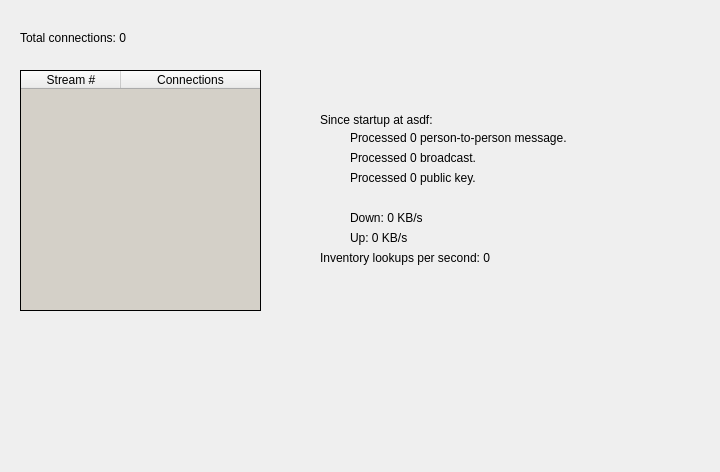
      <widget class="QWidget" name="networkstatus">
       <attribute name="icon">
        <iconset resource="bitmessage_icons.qrc">
         <normaloff>:/newPrefix/images/networkstatus.png</normaloff>:/newPrefix/images/networkstatus.png</iconset>
       </attribute>
       <attribute name="title">
        <string>Network</string>
       </attribute>
       <widget class="QPushButton" name="pushButtonStatusIcon">
        <property name="geometry">
         <rect>
          <x>680</x>
          <y>440</y>
          <width>21</width>
          <height>23</height>
         </rect>
        </property>
        <property name="text">
         <string/>
        </property>
        <property name="icon">
         <iconset resource="bitmessage_icons.qrc">
          <normaloff>:/newPrefix/images/redicon.png</normaloff>:/newPrefix/images/redicon.png</iconset>
        </property>
        <property name="flat">
         <bool>true</bool>
        </property>
       </widget>
       <widget class="QTableWidget" name="tableWidgetConnectionCount">
        <property name="geometry">
         <rect>
          <x>20</x>
          <y>70</y>
          <width>241</width>
          <height>241</height>
         </rect>
        </property>
        <property name="palette">
         <palette>
          <active>
           <colorrole role="Base">
            <brush brushstyle="SolidPattern">
             <color alpha="255">
              <red>212</red>
              <green>208</green>
              <blue>200</blue>
             </color>
            </brush>
           </colorrole>
          </active>
          <inactive>
           <colorrole role="Base">
            <brush brushstyle="SolidPattern">
             <color alpha="255">
              <red>212</red>
              <green>208</green>
              <blue>200</blue>
             </color>
            </brush>
           </colorrole>
          </inactive>
          <disabled>
           <colorrole role="Base">
            <brush brushstyle="SolidPattern">
             <color alpha="255">
              <red>212</red>
              <green>208</green>
              <blue>200</blue>
             </color>
            </brush>
           </colorrole>
          </disabled>
         </palette>
        </property>
        <property name="frameShape">
         <enum>QFrame::Box</enum>
        </property>
        <property name="frameShadow">
         <enum>QFrame::Plain</enum>
        </property>
        <property name="showDropIndicator" stdset="0">
         <bool>false</bool>
        </property>
        <property name="alternatingRowColors">
         <bool>true</bool>
        </property>
        <property name="selectionMode">
         <enum>QAbstractItemView::NoSelection</enum>
        </property>
        <attribute name="horizontalHeaderCascadingSectionResizes">
         <bool>true</bool>
        </attribute>
        <attribute name="horizontalHeaderHighlightSections">
         <bool>false</bool>
        </attribute>
        <attribute name="horizontalHeaderStretchLastSection">
         <bool>true</bool>
        </attribute>
        <attribute name="verticalHeaderVisible">
         <bool>false</bool>
        </attribute>
        <column>
         <property name="text">
          <string>Stream #</string>
         </property>
        </column>
        <column>
         <property name="text">
          <string>Connections</string>
         </property>
        </column>
       </widget>
       <widget class="QLabel" name="labelTotalConnections">
        <property name="geometry">
         <rect>
          <x>20</x>
          <y>30</y>
          <width>401</width>
          <height>16</height>
         </rect>
        </property>
        <property name="text">
         <string>Total connections: 0</string>
        </property>
       </widget>
       <widget class="QLabel" name="labelStartupTime">
        <property name="geometry">
         <rect>
          <x>320</x>
          <y>110</y>
          <width>331</width>
          <height>20</height>
         </rect>
        </property>
        <property name="text">
         <string>Since startup at asdf:</string>
        </property>
       </widget>
       <widget class="QLabel" name="labelMessageCount">
        <property name="geometry">
         <rect>
          <x>350</x>
          <y>130</y>
          <width>361</width>
          <height>16</height>
         </rect>
        </property>
        <property name="text">
         <string>Processed 0 person-to-person message.</string>
        </property>
       </widget>
       <widget class="QLabel" name="labelPubkeyCount">
        <property name="geometry">
         <rect>
          <x>350</x>
          <y>170</y>
          <width>331</width>
          <height>16</height>
         </rect>
        </property>
        <property name="text">
         <string>Processed 0 public key.</string>
        </property>
       </widget>
       <widget class="QLabel" name="labelBroadcastCount">
        <property name="geometry">
         <rect>
          <x>350</x>
          <y>150</y>
          <width>351</width>
          <height>16</height>
         </rect>
        </property>
        <property name="text">
         <string>Processed 0 broadcast.</string>
        </property>
       </widget>
       <widget class="QLabel" name="labelLookupsPerSecond">
        <property name="geometry">
         <rect>
          <x>320</x>
          <y>250</y>
          <width>291</width>
          <height>16</height>
         </rect>
        </property>
        <property name="text">
         <string>Inventory lookups per second: 0</string>
        </property>
       </widget>
       <widget class="QLabel" name="labelBytesRecvCount">
        <property name="geometry">
         <rect>
          <x>350</x>
          <y>210</y>
          <width>251</width>
          <height>16</height>
         </rect>
        </property>
        <property name="text">
         <string>Down: 0 KB/s</string>
        </property>
       </widget>
       <widget class="QLabel" name="labelBytesSentCount">
        <property name="geometry">
         <rect>
          <x>350</x>
          <y>230</y>
          <width>251</width>
          <height>16</height>
         </rect>
        </property>
        <property name="text">
         <string>Up: 0 KB/s</string>
        </property>
       </widget>
      </widget>
